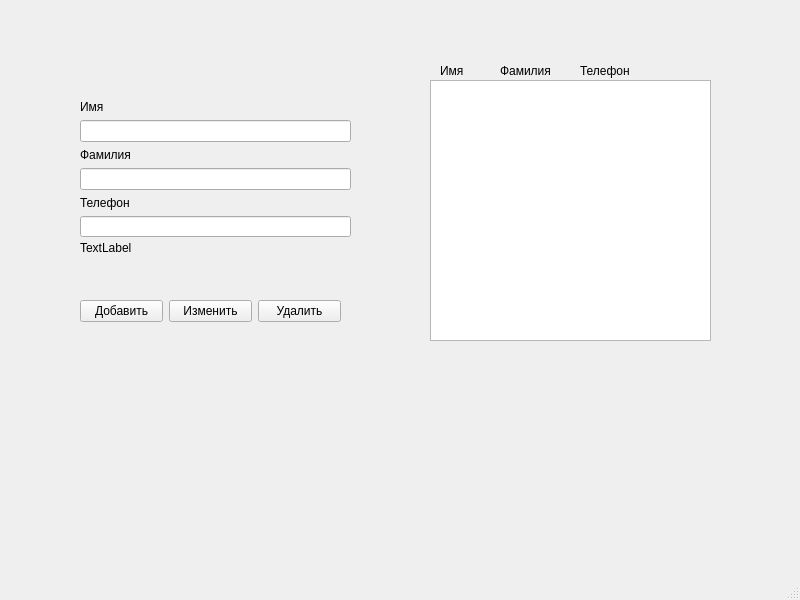
<?xml version="1.0" encoding="UTF-8"?>
<ui version="4.0">
 <class>MainWindow</class>
 <widget class="QMainWindow" name="MainWindow">
  <property name="geometry">
   <rect>
    <x>0</x>
    <y>0</y>
    <width>800</width>
    <height>600</height>
   </rect>
  </property>
  <property name="windowTitle">
   <string>MainWindow</string>
  </property>
  <widget class="QWidget" name="centralwidget">
   <widget class="QTextEdit" name="textEdit">
    <property name="geometry">
     <rect>
      <x>430</x>
      <y>80</y>
      <width>281</width>
      <height>261</height>
     </rect>
    </property>
   </widget>
   <widget class="QWidget" name="layoutWidget">
    <property name="geometry">
     <rect>
      <x>80</x>
      <y>100</y>
      <width>271</width>
      <height>137</height>
     </rect>
    </property>
    <layout class="QVBoxLayout" name="verticalLayout">
     <item>
      <widget class="QLabel" name="label">
       <property name="text">
        <string>Имя</string>
       </property>
      </widget>
     </item>
     <item>
      <widget class="QLineEdit" name="lineEdit"/>
     </item>
     <item>
      <widget class="QLabel" name="label_2">
       <property name="text">
        <string>Фамилия</string>
       </property>
      </widget>
     </item>
     <item>
      <widget class="QLineEdit" name="lineEdit_2"/>
     </item>
     <item>
      <widget class="QLabel" name="label_3">
       <property name="text">
        <string>Телефон</string>
       </property>
      </widget>
     </item>
     <item>
      <widget class="QLineEdit" name="lineEdit_3"/>
     </item>
    </layout>
   </widget>
   <widget class="QWidget" name="layoutWidget">
    <property name="geometry">
     <rect>
      <x>80</x>
      <y>300</y>
      <width>261</width>
      <height>23</height>
     </rect>
    </property>
    <layout class="QHBoxLayout" name="horizontalLayout">
     <item>
      <widget class="QPushButton" name="writeContact">
       <property name="text">
        <string>Добавить</string>
       </property>
      </widget>
     </item>
     <item>
      <widget class="QPushButton" name="pushButton_3">
       <property name="text">
        <string>Изменить</string>
       </property>
      </widget>
     </item>
     <item>
      <widget class="QPushButton" name="pushButton_2">
       <property name="text">
        <string>Удалить</string>
       </property>
      </widget>
     </item>
    </layout>
   </widget>
   <widget class="QLabel" name="label_4">
    <property name="geometry">
     <rect>
      <x>80</x>
      <y>240</y>
      <width>261</width>
      <height>16</height>
     </rect>
    </property>
    <property name="text">
     <string>TextLabel</string>
    </property>
   </widget>
   <widget class="QLabel" name="label_5">
    <property name="geometry">
     <rect>
      <x>440</x>
      <y>60</y>
      <width>47</width>
      <height>21</height>
     </rect>
    </property>
    <property name="text">
     <string>Имя</string>
    </property>
   </widget>
   <widget class="QLabel" name="label_6">
    <property name="geometry">
     <rect>
      <x>500</x>
      <y>60</y>
      <width>51</width>
      <height>21</height>
     </rect>
    </property>
    <property name="text">
     <string>Фамилия</string>
    </property>
   </widget>
   <widget class="QLabel" name="label_7">
    <property name="geometry">
     <rect>
      <x>580</x>
      <y>60</y>
      <width>51</width>
      <height>21</height>
     </rect>
    </property>
    <property name="text">
     <string>Телефон</string>
    </property>
   </widget>
  </widget>
  <widget class="QMenuBar" name="menubar">
   <property name="geometry">
    <rect>
     <x>0</x>
     <y>0</y>
     <width>800</width>
     <height>20</height>
    </rect>
   </property>
  </widget>
  <widget class="QStatusBar" name="statusbar"/>
 </widget>
 <resources/>
 <connections/>
</ui>
